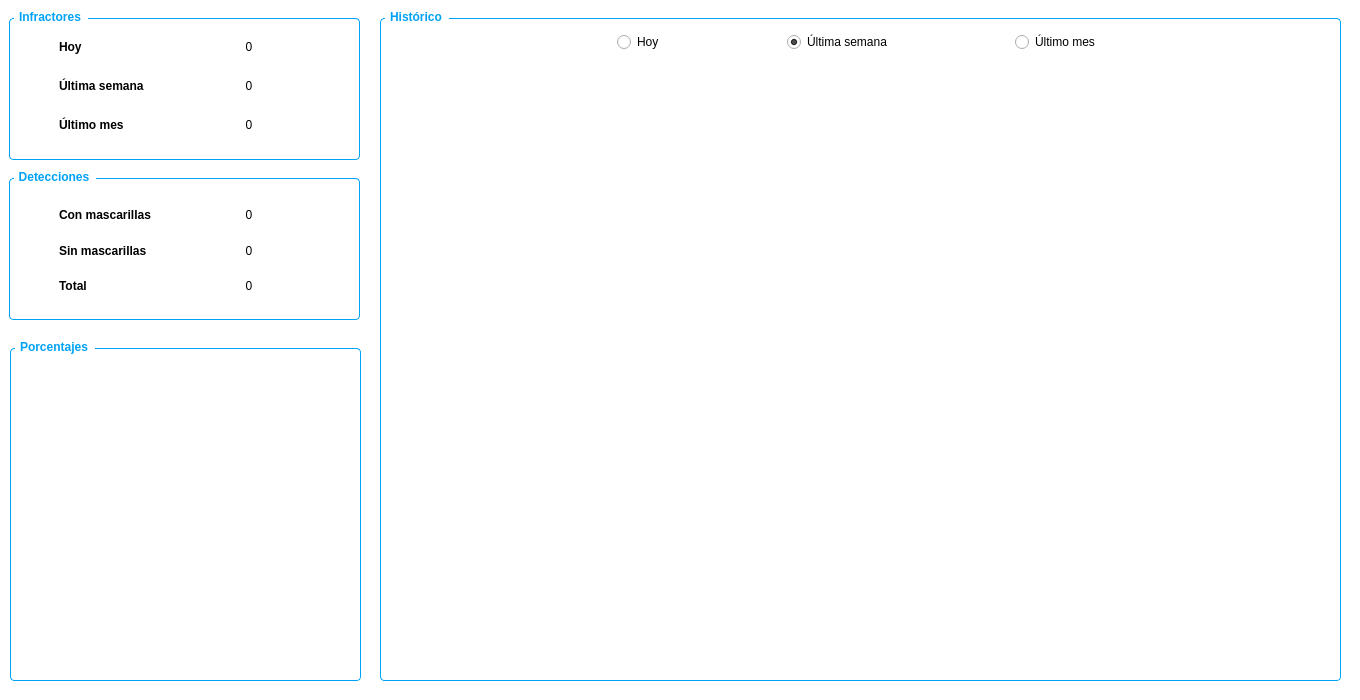
<?xml version="1.0" encoding="UTF-8"?>
<ui version="4.0">
 <class>Dialog</class>
 <widget class="QDialog" name="Dialog">
  <property name="geometry">
   <rect>
    <x>0</x>
    <y>0</y>
    <width>1360</width>
    <height>700</height>
   </rect>
  </property>
  <property name="minimumSize">
   <size>
    <width>1360</width>
    <height>700</height>
   </size>
  </property>
  <property name="maximumSize">
   <size>
    <width>1360</width>
    <height>700</height>
   </size>
  </property>
  <property name="windowTitle">
   <string>Reportes</string>
  </property>
  <property name="styleSheet">
   <string notr="true">background-color: white</string>
  </property>
  <widget class="QGroupBox" name="groupBox">
   <property name="geometry">
    <rect>
     <x>9</x>
     <y>10</y>
     <width>351</width>
     <height>150</height>
    </rect>
   </property>
   <property name="styleSheet">
    <string notr="true">QGroupBox {
  font-weight: bold;
  border: 1px solid #00a2f5;
  border-radius: 4px;
  padding: 4px;
margin-top:8px;
}
QGroupBox::title {
 color:#00a2f5;
  subcontrol-origin: margin;
  subcontrol-position: top left;
  left: 5px;
  padding-left: 3px;
  padding-right: 5px;
  padding-bottom: 16px;
font-weight: bold;
}</string>
   </property>
   <property name="title">
    <string>Infractores</string>
   </property>
   <widget class="QWidget" name="layoutWidget">
    <property name="geometry">
     <rect>
      <x>50</x>
      <y>20</y>
      <width>251</width>
      <height>111</height>
     </rect>
    </property>
    <layout class="QHBoxLayout" name="horizontalLayout">
     <item>
      <layout class="QVBoxLayout" name="verticalLayout">
       <item>
        <widget class="QLabel" name="label">
         <property name="font">
          <font>
           <family>Ubuntu</family>
           <weight>75</weight>
           <bold>true</bold>
          </font>
         </property>
         <property name="text">
          <string>Hoy</string>
         </property>
        </widget>
       </item>
       <item>
        <widget class="QLabel" name="label_2">
         <property name="font">
          <font>
           <family>Ubuntu</family>
           <weight>75</weight>
           <bold>true</bold>
          </font>
         </property>
         <property name="text">
          <string>Última semana</string>
         </property>
        </widget>
       </item>
       <item>
        <widget class="QLabel" name="label_3">
         <property name="font">
          <font>
           <family>Ubuntu</family>
           <weight>75</weight>
           <bold>true</bold>
          </font>
         </property>
         <property name="text">
          <string>Último mes</string>
         </property>
        </widget>
       </item>
      </layout>
     </item>
     <item>
      <layout class="QVBoxLayout" name="verticalLayout_2">
       <item>
        <widget class="QLabel" name="today_lbl">
         <property name="text">
          <string>0</string>
         </property>
         <property name="alignment">
          <set>Qt::AlignCenter</set>
         </property>
        </widget>
       </item>
       <item>
        <widget class="QLabel" name="week_lbl">
         <property name="text">
          <string>0</string>
         </property>
         <property name="alignment">
          <set>Qt::AlignCenter</set>
         </property>
        </widget>
       </item>
       <item>
        <widget class="QLabel" name="month_lbl">
         <property name="text">
          <string>0</string>
         </property>
         <property name="alignment">
          <set>Qt::AlignCenter</set>
         </property>
        </widget>
       </item>
      </layout>
     </item>
    </layout>
   </widget>
  </widget>
  <widget class="QGroupBox" name="groupBox_2">
   <property name="geometry">
    <rect>
     <x>9</x>
     <y>170</y>
     <width>351</width>
     <height>150</height>
    </rect>
   </property>
   <property name="styleSheet">
    <string notr="true">QGroupBox {
  font-weight: bold;
  border: 1px solid #00a2f5;
  border-radius: 4px;
  padding: 4px;
margin-top:8px;
}
QGroupBox::title {
 color:#00a2f5;
  subcontrol-origin: margin;
  subcontrol-position: top left;
  left: 5px;
  padding-left: 3px;
  padding-right: 5px;
  padding-bottom: 16px;
font-weight: bold;
}</string>
   </property>
   <property name="title">
    <string>Detecciones</string>
   </property>
   <widget class="QWidget" name="layoutWidget">
    <property name="geometry">
     <rect>
      <x>50</x>
      <y>30</y>
      <width>251</width>
      <height>101</height>
     </rect>
    </property>
    <layout class="QHBoxLayout" name="horizontalLayout_2">
     <item>
      <layout class="QVBoxLayout" name="verticalLayout_3">
       <item>
        <widget class="QLabel" name="label_4">
         <property name="font">
          <font>
           <weight>75</weight>
           <bold>true</bold>
          </font>
         </property>
         <property name="text">
          <string>Con mascarillas</string>
         </property>
        </widget>
       </item>
       <item>
        <widget class="QLabel" name="label_5">
         <property name="font">
          <font>
           <weight>75</weight>
           <bold>true</bold>
          </font>
         </property>
         <property name="text">
          <string>Sin mascarillas</string>
         </property>
        </widget>
       </item>
       <item>
        <widget class="QLabel" name="label_6">
         <property name="font">
          <font>
           <weight>75</weight>
           <bold>true</bold>
          </font>
         </property>
         <property name="text">
          <string>Total</string>
         </property>
        </widget>
       </item>
      </layout>
     </item>
     <item>
      <layout class="QVBoxLayout" name="verticalLayout_4">
       <item>
        <widget class="QLabel" name="with_lbl">
         <property name="text">
          <string>0</string>
         </property>
         <property name="alignment">
          <set>Qt::AlignCenter</set>
         </property>
        </widget>
       </item>
       <item>
        <widget class="QLabel" name="without_lbl">
         <property name="text">
          <string>0</string>
         </property>
         <property name="alignment">
          <set>Qt::AlignCenter</set>
         </property>
        </widget>
       </item>
       <item>
        <widget class="QLabel" name="total_lbl">
         <property name="text">
          <string>0</string>
         </property>
         <property name="alignment">
          <set>Qt::AlignCenter</set>
         </property>
        </widget>
       </item>
      </layout>
     </item>
    </layout>
   </widget>
  </widget>
  <widget class="QGroupBox" name="groupBox_3">
   <property name="geometry">
    <rect>
     <x>10</x>
     <y>340</y>
     <width>351</width>
     <height>341</height>
    </rect>
   </property>
   <property name="styleSheet">
    <string notr="true">QGroupBox {
  font-weight: bold;
  border: 1px solid #00a2f5;
  border-radius: 4px;
  padding: 4px;
margin-top:8px;
}
QGroupBox::title {
 color:#00a2f5;
  subcontrol-origin: margin;
  subcontrol-position: top left;
  left: 5px;
  padding-left: 3px;
  padding-right: 5px;
  padding-bottom: 16px;
font-weight: bold;
}</string>
   </property>
   <property name="title">
    <string>Porcentajes</string>
   </property>
   <widget class="QWidget" name="gridLayoutWidget">
    <property name="geometry">
     <rect>
      <x>20</x>
      <y>30</y>
      <width>311</width>
      <height>301</height>
     </rect>
    </property>
    <layout class="QGridLayout" name="gridLayout"/>
   </widget>
  </widget>
  <widget class="QGroupBox" name="groupBox_4">
   <property name="geometry">
    <rect>
     <x>380</x>
     <y>10</y>
     <width>961</width>
     <height>671</height>
    </rect>
   </property>
   <property name="styleSheet">
    <string notr="true">QGroupBox {
  font-weight: bold;
  border: 1px solid #00a2f5;
  border-radius: 4px;
  padding: 4px;
margin-top:8px;
}
QGroupBox::title {
 color:#00a2f5;
  subcontrol-origin: margin;
  subcontrol-position: top left;
  left: 5px;
  padding-left: 3px;
  padding-right: 5px;
  padding-bottom: 16px;
font-weight: bold;
}</string>
   </property>
   <property name="title">
    <string>Histórico</string>
   </property>
   <widget class="QWidget" name="layoutWidget">
    <property name="geometry">
     <rect>
      <x>3</x>
      <y>20</y>
      <width>951</width>
      <height>25</height>
     </rect>
    </property>
    <layout class="QHBoxLayout" name="horizontalLayout_3">
     <item>
      <spacer name="horizontalSpacer_5">
       <property name="orientation">
        <enum>Qt::Horizontal</enum>
       </property>
       <property name="sizeHint" stdset="0">
        <size>
         <width>40</width>
         <height>20</height>
        </size>
       </property>
      </spacer>
     </item>
     <item>
      <spacer name="horizontalSpacer">
       <property name="orientation">
        <enum>Qt::Horizontal</enum>
       </property>
       <property name="sizeHint" stdset="0">
        <size>
         <width>40</width>
         <height>20</height>
        </size>
       </property>
      </spacer>
     </item>
     <item>
      <widget class="QRadioButton" name="today_radio">
       <property name="cursor">
        <cursorShape>PointingHandCursor</cursorShape>
       </property>
       <property name="tabletTracking">
        <bool>false</bool>
       </property>
       <property name="focusPolicy">
        <enum>Qt::StrongFocus</enum>
       </property>
       <property name="text">
        <string>Hoy</string>
       </property>
       <property name="checked">
        <bool>false</bool>
       </property>
      </widget>
     </item>
     <item>
      <spacer name="horizontalSpacer_2">
       <property name="orientation">
        <enum>Qt::Horizontal</enum>
       </property>
       <property name="sizeHint" stdset="0">
        <size>
         <width>40</width>
         <height>20</height>
        </size>
       </property>
      </spacer>
     </item>
     <item>
      <widget class="QRadioButton" name="week_radio">
       <property name="cursor">
        <cursorShape>PointingHandCursor</cursorShape>
       </property>
       <property name="text">
        <string>Última semana</string>
       </property>
       <property name="checked">
        <bool>true</bool>
       </property>
      </widget>
     </item>
     <item>
      <spacer name="horizontalSpacer_3">
       <property name="orientation">
        <enum>Qt::Horizontal</enum>
       </property>
       <property name="sizeHint" stdset="0">
        <size>
         <width>40</width>
         <height>20</height>
        </size>
       </property>
      </spacer>
     </item>
     <item>
      <widget class="QRadioButton" name="month_radio">
       <property name="cursor">
        <cursorShape>PointingHandCursor</cursorShape>
       </property>
       <property name="text">
        <string>Último mes</string>
       </property>
      </widget>
     </item>
     <item>
      <spacer name="horizontalSpacer_4">
       <property name="orientation">
        <enum>Qt::Horizontal</enum>
       </property>
       <property name="sizeHint" stdset="0">
        <size>
         <width>40</width>
         <height>20</height>
        </size>
       </property>
      </spacer>
     </item>
     <item>
      <spacer name="horizontalSpacer_6">
       <property name="orientation">
        <enum>Qt::Horizontal</enum>
       </property>
       <property name="sizeHint" stdset="0">
        <size>
         <width>40</width>
         <height>20</height>
        </size>
       </property>
      </spacer>
     </item>
    </layout>
   </widget>
   <widget class="QWidget" name="verticalLayoutWidget">
    <property name="geometry">
     <rect>
      <x>9</x>
      <y>59</y>
      <width>941</width>
      <height>591</height>
     </rect>
    </property>
    <layout class="QVBoxLayout" name="verticalLayout_5"/>
   </widget>
  </widget>
 </widget>
 <resources/>
 <connections/>
</ui>
